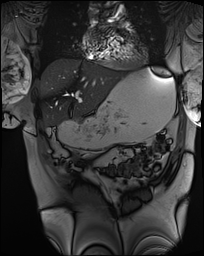
#> input picture images_from_MRI/00001-2a7c9686.tif, 204 x 256 px; its folder holds only this picture in this run
$ python motionCorrection.py
#> lines starting #> are read from the running program, lines starting #| are printed output that depends on the picture
"""
A comprehensive image registration system integrating multiple registration methods,
including ECC affine transformation, B-spline non-rigid deformation, and two-stage registration.
The system provides interactive parameter adjustment, parallel processing, and complete logging capabilities.

Key Features:
------------
1. **Multiple Registration Methods**:
   - ECC (Enhanced Correlation Coefficient) - Fast rigid transformation
   - B-spline - Precise non-rigid deformation
   - Two-stage registration - Hybrid approach (ECC followed by B-spline)

2. **Flexible Preprocessing**:
   - CLAHE contrast enhancement (with interactive parameter adjustment)
   - Brightness adjustment
   - Gaussian blur denoising
   - Optional preprocessing pipeline

3. **Efficient Parallel Processing**:
   - Multi-threading/multi-processing parallel execution

Usage Instructions:
------------------
1. Set input image folder path
2. Select number of parallel workers
3. Choose registration method (1-3)
4. Adjust preprocessing parameters as needed

Output Structure:
----------------
- ECC registration results: ./ECC_output/
- B-spline registration results: ./Bspline_output/
- Preprocessed images: ./preprocessed_images/
- Log file: registration_log.txt

Technical Stack:
---------------
- OpenCV (ECC registration)
- SimpleITK (B-spline registration)
- Matplotlib (interactive parameter adjustment)
- Concurrent.futures (parallel processing)
- TQDM (progress bars)

Parameters Configuration:
------------------------
ECC Registration:
- warp_mode: cv2.MOTION_AFFINE (default) or cv2.MOTION_HOMOGRAPHY
- iterations: 8000
- termination_epsilon: 1e-12

B-spline Registration:
- grid_size: [4, 4]
- shrink_factors: [4, 2, 1]
- smoothing_sigmas: [2, 1, 0]
- iterations: 50
- histogram_bins: 50

Preprocessing:
- CLAHE: clipLimit=1.5, tileGridSize=(16,16)
- Brightness: adjustable from -255 to 255
- Gaussian kernel: adjustable odd sizes (3,5,7,etc.)
"""

import cv2
import numpy as np
import matplotlib.pyplot as plt
import os
import logging
import concurrent.futures
from tqdm import tqdm
import time
import SimpleITK as sitk
import glob
import traceback
from multiprocessing import Pool, cpu_count

logging.basicConfig(
    level=logging.INFO,
    format='%(asctime)s - %(levelname)s - %(message)s',
    handlers=[
        logging.FileHandler("registration_log.txt"),
        logging.StreamHandler()
    ]
)

def preprocess_image(img, use_clahe=True, clahe_params=None, brightness_delta=0, gaussian_kernel_size=0):
    """Image preprocessing function with optional CLAHE."""
    img_copy = img.copy()

    # Apply Gaussian blur if specified
    if gaussian_kernel_size > 0:
        # Ensure kernel size is odd
        kernel_size = gaussian_kernel_size if gaussian_kernel_size % 2 == 1 else gaussian_kernel_size + 1
        img_copy = cv2.GaussianBlur(img_copy, (kernel_size, kernel_size), 0)

    # Adjust brightness
    img_copy = cv2.add(img_copy, brightness_delta)

    # Apply CLAHE if enabled
    if use_clahe and clahe_params:
        clahe = cv2.createCLAHE(clipLimit=clahe_params['clip_limit'],
                               tileGridSize=clahe_params['tile_grid_size'])
        img_copy = clahe.apply(img_copy)

    return img_copy

def adjust_preprocessing(img):
    """Adjust preprocessing parameters and display the image."""
    plt.ion()  # Enable interactive mode
    fig, ax = plt.subplots(1, 1, figsize=(8, 8))

    # Initial parameters
    use_clahe = True
    clip_limit = 1.5
    tile_grid_size = (16, 16)
    brightness_delta = 0      # 0 means no brightness adjustment
    gaussian_kernel_size = 0  # 0 means no Gaussian filter

    while True:
        # Create a copy of the image for processing
        img_preprocessed = preprocess_image(
            img,
            use_clahe=use_clahe,
            clahe_params={'clip_limit': clip_limit, 'tile_grid_size': tile_grid_size},
            brightness_delta=brightness_delta,
            gaussian_kernel_size=gaussian_kernel_size
        )

        # Display the image
        ax.clear()
        ax.imshow(img_preprocessed, cmap='gray')
        title = f"CLAHE Enabled: {use_clahe}\n"
        if use_clahe:
            title += f"clipLimit={clip_limit}, tileGridSize={tile_grid_size}\n"
        title += f"brightness={brightness_delta}, gaussian_kernel={gaussian_kernel_size}"
        ax.set_title(title)
        plt.draw()
        plt.pause(0.1)

        # User input
        user_input = input("Adjust parameters? (y/n): ").strip().lower()
        logging.info(f"User input for adjusting parameters: {user_input}")
        if user_input == 'n':
            break
        elif user_input == 'y':
            try:
                use_clahe_input = input("Enable CLAHE? (y/n): ").strip().lower()
                use_clahe = use_clahe_input == 'y'

                if use_clahe:
                    clip_limit = float(input("Enter new clipLimit (e.g., 1.5): "))
                    tile_grid_size = tuple(map(int, input("Enter new tileGridSize (e.g., 16,16): ").split(',')))

                brightness_delta = int(input("Enter brightness adjustment (-255 to 255, 0 for none): "))
                gaussian_kernel_size = int(input("Enter Gaussian kernel size (0 for none, or odd number like 3,5,7): "))

                log_msg = f"Parameters - CLAHE enabled: {use_clahe}"
                if use_clahe:
                    log_msg += f", clipLimit: {clip_limit}, tileGridSize: {tile_grid_size}"
                log_msg += f", brightness: {brightness_delta}, gaussian_kernel: {gaussian_kernel_size}"
                logging.info(log_msg)
            except ValueError:
                logging.warning("Invalid input! Using default parameters.")
                use_clahe = True
                clip_limit = 1.5
                tile_grid_size = (16, 16)
                brightness_delta = 0
                gaussian_kernel_size = 0
        else:
            logging.warning("Invalid input! Please enter 'y' or 'n'.")

    plt.ioff()
    plt.close()

    preprocessing_params = {
        'use_clahe': use_clahe,
        'clip_limit': clip_limit if use_clahe else None,
        'tile_grid_size': tile_grid_size if use_clahe else None,
        'brightness_delta': brightness_delta,
        'gaussian_kernel_size': gaussian_kernel_size
    }

    return preprocessing_params

# [116 lines left out: functions mse, align_images, preprocess_single_image, align_single_image, process_batch, not called in this run]

def preprocess_image_sequence(image_folder, preprocess_output_folder, method_name="", reference_index=0, max_workers=None):
    """General preprocessing function for ECC and B-spline registration"""
    # Load all images from the folder
    image_files = sorted([f for f in os.listdir(image_folder) if f.lower().endswith(('.png', '.jpg', '.jpeg', '.tif', '.tiff'))])
    if not image_files:
        logging.error("No images found in the folder!")
        return None

    # Load the reference image
    ref_image_path = os.path.join(image_folder, image_files[reference_index])
    img_ref = cv2.imread(ref_image_path, cv2.IMREAD_GRAYSCALE)
    if img_ref is None:
        logging.error(f"Failed to load reference image: {ref_image_path}")
        return None

    # Ask the user if preprocessing is required
    method_text = f" for {method_name}" if method_name else ""
    preprocess_choice = input(f"Do you want to preprocess the images{method_text}? (y/n): ").strip().lower()
    logging.info(f"User choice for preprocessing{method_text}: {preprocess_choice}")

    if preprocess_choice != 'y':
        logging.info(f"Skipping preprocessing{method_text}, using original images.")
        return {
            'input_folder': image_folder,
            'preprocessing_params': None,
            'reference_size': (img_ref.shape[1], img_ref.shape[0])
        }

    # Set number of parallel workers
    if max_workers is None:
        max_workers = os.cpu_count()

    # Create output folder
    os.makedirs(preprocess_output_folder, exist_ok=True)

    # Store reference image dimensions
    reference_size = (img_ref.shape[1], img_ref.shape[0])

    # Adjust preprocessing parameters
    preprocessing_params = adjust_preprocessing(img_ref)

    logging.info(f"Final {method_name} preprocessing parameters: CLAHE enabled: {preprocessing_params['use_clahe']}, " +
                (f"clipLimit={preprocessing_params['clip_limit']}, " +
                 f"tileGridSize={preprocessing_params['tile_grid_size']}, " if preprocessing_params['use_clahe'] else "") +
                f"brightness={preprocessing_params['brightness_delta']}, " +
                f"gaussian_kernel={preprocessing_params['gaussian_kernel_size']}")

    # Apply final preprocessing parameters to the reference image
    img_ref_preprocessed = preprocess_image(
        img_ref,
        use_clahe=preprocessing_params['use_clahe'],
        clahe_params={
            'clip_limit': preprocessing_params['clip_limit'],
            'tile_grid_size': preprocessing_params['tile_grid_size']
        } if preprocessing_params['use_clahe'] else None,
        brightness_delta=preprocessing_params['brightness_delta'],
        gaussian_kernel_size=preprocessing_params['gaussian_kernel_size']
    )

    # Display the final preprocessing result
    window_title = f'Preprocessed Reference Image{method_text}'
    cv2.imshow(window_title, img_ref_preprocessed)
    while True:
        if cv2.waitKey(1) & 0xFF == 27:  # Press ESC key to exit
            break
        if cv2.getWindowProperty(window_title, cv2.WND_PROP_VISIBLE) < 1:
            break
    cv2.destroyAllWindows()

    # Save the preprocessed reference image
    preprocessed_ref_image_path = os.path.join(preprocess_output_folder, f"preprocessed_{image_files[reference_index]}")
    cv2.imwrite(preprocessed_ref_image_path, img_ref_preprocessed)
    logging.info(f"Saved preprocessed reference image{method_text}: {preprocessed_ref_image_path}")

    # Preprocess all images in parallel
    logging.info(f"Preprocessing all images{method_text}...")

    # Process images in smaller batches to avoid memory issues
    batch_size = min(50, len(image_files))
    num_batches = (len(image_files) + batch_size - 1) // batch_size

    for batch_idx in range(num_batches):
        start_idx = batch_idx * batch_size
        end_idx = min(start_idx + batch_size, len(image_files))
        batch_files = image_files[start_idx:end_idx]

        logging.info(f"Processing preprocessing batch {batch_idx + 1}/{num_batches} ({len(batch_files)} images)")

        # Prepare arguments for parallel preprocessing
        preprocess_args_list = [
            (image_file, image_folder, preprocess_output_folder, preprocessing_params, reference_size)
            for image_file in batch_files
        ]

        # Process batch
        batch_results = process_batch(
            preprocess_single_image,
            preprocess_args_list,
            max_workers,
            f"Preprocessing batch {batch_idx + 1}/{num_batches}"
        )

        # Log preprocessed image paths
        for image_file, preprocessed_path in batch_results:
            if preprocessed_path is not None:
                logging.info(f"Saved preprocessed image{method_text}: {preprocessed_path}")

        # Add a small delay between batches
        time.sleep(0.5)

    logging.info(f"{method_name} preprocessing completed!")
    return {
        'input_folder': preprocess_output_folder,
        'preprocessing_params': preprocessing_params,
        'reference_size': reference_size
    }

def ecc_align_image_sequence(image_folder, preprocess_output_folder, output_folder, reference_index=0, warp_mode=cv2.MOTION_AFFINE, max_workers=None):
    """Align a sequence of images to a reference image with parallel processing using ECC"""
    # Preprocess images if needed
    preprocess_result = preprocess_image_sequence(
        image_folder,
        preprocess_output_folder,
        method_name="ECC",
        reference_index=reference_index,
        max_workers=max_workers
    )

    if preprocess_result is None:
        logging.error("Failed to preprocess images for ECC registration!")
        return

    input_folder_for_ecc = preprocess_result['input_folder']
    preprocessing_params = preprocess_result['preprocessing_params']
    reference_size = preprocess_result['reference_size']

    # Load all images from the input folder
    image_files = sorted([f for f in os.listdir(input_folder_for_ecc) if f.lower().endswith(('.png', '.jpg', '.jpeg', '.tif', '.tiff'))])
    if not image_files:
        logging.error("No images found in the folder!")
        return

    # Load the reference image
    ref_image_path = os.path.join(input_folder_for_ecc, image_files[reference_index])
    img_ref = cv2.imread(ref_image_path, cv2.IMREAD_GRAYSCALE)
    if img_ref is None:
        logging.error(f"Failed to load reference image: {ref_image_path}")
        return

    # Set number of parallel workers
    if max_workers is None:
        max_workers = os.cpu_count()
    logging.info(f"Using {max_workers} parallel workers for ECC alignment")

    # Create output folder
    os.makedirs(output_folder, exist_ok=True)

    # Save the reference image
    ref_output_path = os.path.join(output_folder, f"ECC_{image_files[reference_index]}")
    cv2.imwrite(ref_output_path, img_ref)
    logging.info(f"Saved reference image: {ref_output_path}")

    # Create a list of image files to process (excluding the reference image)
    image_files_to_process = [f for f in image_files if image_files.index(f) != reference_index]
    logging.info(f"Processing {len(image_files_to_process)} images for ECC alignment")

    # Process alignment in batches
    batch_size = min(50, len(image_files_to_process))
    num_batches = (len(image_files_to_process) + batch_size - 1) // batch_size

    for batch_idx in range(num_batches):
        start_idx = batch_idx * batch_size
        end_idx = min(start_idx + batch_size, len(image_files_to_process))
        batch_files = image_files_to_process[start_idx:end_idx]

        logging.info(f"Processing ECC alignment batch {batch_idx + 1}/{num_batches} ({len(batch_files)} images)")

        # Prepare arguments for parallel alignment
        align_args_list = []
        for image_file in batch_files:
            target_image_path = os.path.join(input_folder_for_ecc, image_file)
            align_args_list.append((
                image_file,
                ref_image_path,
                target_image_path,
                output_folder,
                warp_mode
            ))

        # Process batch
        batch_results = process_batch(
            align_single_image,
            align_args_list,
            max_workers,
            f"ECC aligning batch {batch_idx + 1}/{num_batches}"
        )

        # Log alignment results
        for image_file, aligned_path, error in batch_results:
            if aligned_path is not None and error is not None:
                logging.info(f"Saved aligned image: {aligned_path}")
                logging.info(f"Mean Squared Error for {image_file}: {error}")

        # Add a small delay between batches to allow resources to be released
        time.sleep(0.5)

    return output_folder

# [132 lines left out: functions bspline_register_image, bspline_align_image_sequence, not called in this run]

def get_registration_choice():
    """Get user choice for registration method"""
    print("\n=== Registration Method Selection ===")
    print("1. ECC (MOTION_AFFINE) - Fast, rigid transformation")
    print("2. B-spline - Slow, non-rigid deformation")
    print("3. Two-stage (ECC + B-spline) - Rigid followed by non-rigid")

    while True:
        try:
            choice = int(input("Select registration method (1-3): ").strip())
            if 1 <= choice <= 3:
                return choice
            else:
                print("Please enter a number between 1 and 3")
        except ValueError:
            print("Please enter a valid number")

def main():
    # Set input and output folders
    image_folder = "./images_from_MRI"

    # Get number of CPU cores for parallel processing
    max_cores = os.cpu_count()
    print(f"Available CPU cores: {max_cores}")

    # Allow user to set the number of parallel workers
    try:
        num_workers = int(input(f"Enter number of parallel workers (1-{max_cores}, default={max(1, max_cores-1)}): ").strip())
#> the answer given: 1
        if num_workers < 1 or num_workers > max_cores:
            num_workers = max(1, max_cores-1)
            print(f"Using default: {num_workers} workers")
    except ValueError:
        num_workers = max(1, max_cores-1)
        print(f"Using default: {num_workers} workers")

    # Get registration method choice
    reg_choice = get_registration_choice()
#> the loop in get_registration_choice, `while True:` made 1 pass; the answer given on pass 1: 1

    # Execute selected registration method
    if reg_choice == 1:
        # ECC registration only
        preprocess_output_folder = "./ECC_preprocess"
        ecc_output_folder = "./ECC_output_method1_pre"

        logging.info("Starting ECC registration...")
        ecc_align_image_sequence(
            image_folder,
            preprocess_output_folder,
            ecc_output_folder,
            reference_index=0,
            warp_mode=cv2.MOTION_AFFINE,
            max_workers=num_workers
        )
#> in preprocess_image_sequence, img_ref is the input picture: shape (256, 204); min 2, max 255, mean 57.6
#> the answer given: y
#> in preprocess_image, `img_copy = clahe.apply(img_copy)`:
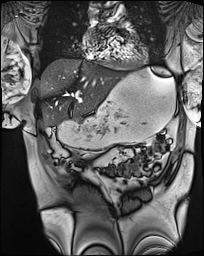
#> img_copy: shape (256, 204); min 2, max 255, mean 93.5
#> the answer given: y
#> the answer given: y
#> the answer given: 1
        logging.info("ECC registration completed!")

    elif reg_choice == 2:
        # B-spline registration only
        preprocess_output_folder = "./Bspline_preprocess"
        bspline_output_folder = "./Bspline_output_method2_pre"

        logging.info("Starting B-spline registration...")

        # Preprocess images for B-spline if needed
        preprocess_result = preprocess_image_sequence(
            image_folder,
            preprocess_output_folder,
            method_name="B-spline",
            reference_index=0,
            max_workers=num_workers
        )

        if preprocess_result is None:
            logging.error("Failed to preprocess images for B-spline registration!")
            return

        input_folder_for_bspline = preprocess_result['input_folder']

        # Perform B-spline registration
        bspline_align_image_sequence(
            input_folder_for_bspline,
            bspline_output_folder,
            grid_size=[4, 4],
            shrink_factors=[4, 2, 1],
            smoothing_sigmas=[2, 1, 0],
            max_workers=num_workers
        )
        logging.info("B-spline registration completed!")

    elif reg_choice == 3:
        # Two-stage registration: ECC followed by B-spline
        preprocess_output_folder = "./preprocessed_images"
        ecc_output_folder = "./ECC_output"
        bspline_output_folder = "./Bspline_output"

        # First stage: ECC registration
        logging.info("Starting first stage: ECC registration...")
        ecc_result_folder = ecc_align_image_sequence(
            image_folder,
            preprocess_output_folder,
            ecc_output_folder,
            reference_index=0,
            warp_mode=cv2.MOTION_AFFINE,
            max_workers=num_workers
        )
        logging.info("ECC registration completed!")

        # Second stage: B-spline registration on ECC results
        logging.info("Starting second stage: B-spline registration...")
        bspline_align_image_sequence(
            ecc_result_folder,
            bspline_output_folder,
            grid_size=[4, 4],
            shrink_factors=[4, 2, 1],
            smoothing_sigmas=[2, 1, 0],
            max_workers=num_workers
        )
        logging.info("Two-stage registration completed!")

if __name__ == "__main__":
#> (the run stopped early here; a loop or call above may not have finished)
